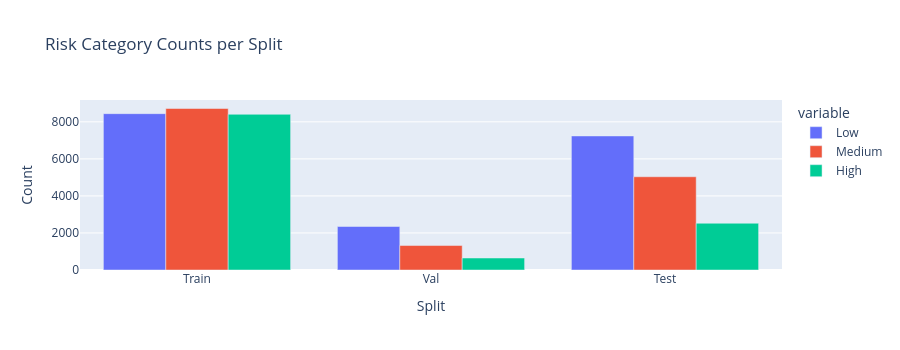

Notebook code for this chart:
### Markdown cell above
## 5. Risk Category Counts per Split

### Code cell
counts = pd.DataFrame({
    label: split["risk_category"].value_counts()
    for label, split in [("Train", train), ("Val", val), ("Test", test)]
}).T
counts = counts[["Low", "Medium", "High"]]
display(counts)

fig = px.bar(counts.reset_index(), x="index", y=["Low", "Medium", "High"],
             barmode="group", title="Risk Category Counts per Split",
             labels={"index": "Split", "value": "Count"})
fig.update_layout(height=350)
fig.show()

### Figure 1 — Plotly figure (JSON) as saved in the notebook; plotly's stock layout.template omitted (floating-point values rounded to 4 significant figures)
{"data": [{"alignmentgroup": "True", "hovertemplate": "variable=Low<br>Split=%{x}<br>Count=%{y}<extra></extra>", "legendgroup": "Low", "marker": {"color": "#636efa", "pattern": {"shape": ""}}, "name": "Low", "offsetgroup": "Low", "orientation": "v", "showlegend": true, "textposition": "auto", "type": "bar", "x": ["Train", "Val", "Test"], "xaxis": "x", "y": [8441, 2348, 7238], "yaxis": "y"}, {"alignmentgroup": "True", "hovertemplate": "variable=Medium<br>Split=%{x}<br>Count=%{y}<extra></extra>", "legendgroup": "Medium", "marker": {"color": "#EF553B", "pattern": {"shape": ""}}, "name": "Medium", "offsetgroup": "Medium", "orientation": "v", "showlegend": true, "textposition": "auto", "type": "bar", "x": ["Train", "Val", "Test"], "xaxis": "x", "y": [8720, 1321, 5035], "yaxis": "y"}, {"alignmentgroup": "True", "hovertemplate": "variable=High<br>Split=%{x}<br>Count=%{y}<extra></extra>", "legendgroup": "High", "marker": {"color": "#00cc96", "pattern": {"shape": ""}}, "name": "High", "offsetgroup": "High", "orientation": "v", "showlegend": true, "textposition": "auto", "type": "bar", "x": ["Train", "Val", "Test"], "xaxis": "x", "y": [8407, 648, 2525], "yaxis": "y"}], "layout": {"barmode": "group", "height": 350, "legend": {"title": {"text": "variable"}, "tracegroupgap": 0}, "title": {"text": "Risk Category Counts per Split"}, "xaxis": {"anchor": "y", "domain": [0, 1], "title": {"text": "Split"}}, "yaxis": {"anchor": "x", "domain": [0, 1], "title": {"text": "Count"}}}}
